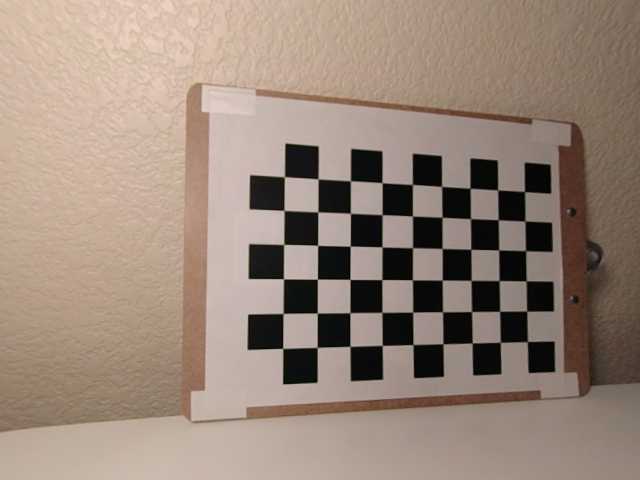
#> input picture Hesham/Calibration_Depth/output/task_2/0_undistort_left_images_0.png, 640 x 480 px
$ jupyter execute --allow-errors Step_By_Step.ipynb
#> lines starting #> are read from the running program, lines starting #| are printed output that depends on the picture
### Hesham/Calibration_Depth/Code/Task1/features.py
import cv2
import numpy as np


def findAndDescribeFeatures(image, opt="ORB"):
    """find and describe features of @image,
        if opt='SURF', SURF algorithm is used.
        if opt='SIFT', SIFT algorithm is used.
        if opt='ORB', ORB algorithm is used.
        @Return keypoints and features of img"""
    # Getting gray image
    grayImage = cv2.cvtColor(image, cv2.COLOR_BGR2GRAY)

    if opt == "SURF":
        md = cv2.xfeatures2d.SURF_create()
    if opt == "ORB":
        md = cv2.ORB_create(nfeatures=3000)
    if opt == "SIFT":
        md = cv2.xfeatures2d.SIFT_create()
    # Find interest points and Computing features.
    keypoints, features = md.detectAndCompute(grayImage, None)
    # Converting keypoints to numbers.
    # keypoints = np.float32(keypoints)
    features = np.float32(features)
    return keypoints, features


def matchFeatures(featuresA, featuresB, ratio=0.75, opt="FB"):
    """matching features beetween 2 @features.
         If opt='FB', FlannBased algorithm is used.
         If opt='BF', BruteForce algorithm is used.
         @ratio is the Lowe's ratio test.
         @return matches"""
    if opt == "BF":
        featureMatcher = cv2.DescriptorMatcher_create("BruteForce")
    if opt == "FB":
        # featureMatcher = cv2.DescriptorMatcher_create("FlannBased")
        FLANN_INDEX_KDTREE = 0
        index_params = dict(algorithm=FLANN_INDEX_KDTREE, trees=5)
        search_params = dict(checks=50)
        featureMatcher = cv2.FlannBasedMatcher(index_params, search_params)

    # performs k-NN matching between the two feature vector sets using k=2
    # (indicating the top two matches for each feature vector are returned).
    matches = featureMatcher.knnMatch(featuresA, featuresB, k=2)

    # store all the good matches as per Lowe's ratio test.
    good = []
    for m, n in matches:
        if m.distance < ratio * n.distance:
            good.append(m)
    if len(good) > 4:
        return good
    raise Exception("Not enought matches")


def generateHomography(src_img, dst_img, ransacRep=5.0):
    """@Return Homography matrix, @param src_img is the image which is warped by homography,
        @param dst_img is the image which is choosing as pivot, @param ratio is the David Lowe’s ratio,
        @param ransacRep is the maximum pixel “wiggle room” allowed by the RANSAC algorithm
        """

    src_kp, src_features = findAndDescribeFeatures(src_img)
    dst_kp, dst_features = findAndDescribeFeatures(dst_img)

    good = matchFeatures(src_features, dst_features)

    src_points = np.float32([src_kp[m.queryIdx].pt for m in good]).reshape(-1, 1, 2)
    dst_points = np.float32([dst_kp[m.trainIdx].pt for m in good]).reshape(-1, 1, 2)

    H, mask = cv2.findHomography(src_points, dst_points, cv2.RANSAC, ransacRep)
    matchesMask = mask.ravel().tolist()
    return H, matchesMask


def drawKeypoints(img, kp):
    img1 = img
    cv2.drawKeypoints(img, kp, img1, flags=cv2.DRAW_MATCHES_FLAGS_DRAW_RICH_KEYPOINTS)
    return img1


# [10 lines left out: function drawMatches, not called in this run]

### Hesham/Calibration_Depth/Code/Task1/stitch.py
import cv2
import numpy as np
import features


def blendingMask(height, width, barrier, smoothing_window, left_biased=True):
    assert barrier < width
    mask = np.zeros((height, width))

    offset = int(smoothing_window / 2)
    try:
        if left_biased:
            mask[:, barrier - offset : barrier + offset + 1] = np.tile(
                np.linspace(1, 0, 2 * offset + 1).T, (height, 1)
            )
            mask[:, : barrier - offset] = 1
        else:
            mask[:, barrier - offset : barrier + offset + 1] = np.tile(
                np.linspace(0, 1, 2 * offset + 1).T, (height, 1)
            )
            mask[:, barrier + offset :] = 1
    except BaseException:
        if left_biased:
            mask[:, barrier - offset : barrier + offset + 1] = np.tile(
                np.linspace(1, 0, 2 * offset).T, (height, 1)
            )
            mask[:, : barrier - offset] = 1
        else:
            mask[:, barrier - offset : barrier + offset + 1] = np.tile(
                np.linspace(0, 1, 2 * offset).T, (height, 1)
            )
            mask[:, barrier + offset :] = 1

    return cv2.merge([mask, mask, mask])


def panoramaBlending(dst_img_rz, src_img_warped, width_dst, side, showstep=False):
    """Given two aligned images @dst_img and @src_img_warped, and the @width_dst is width of dst_img
    before resize, that indicates where there is the discontinuity between the images,
    this function produce a smoothed transient in the overlapping.
    @smoothing_window is a parameter that determines the width of the transient
    left_biased is a flag that determines whether it is masked the left image,
    or the right one"""

    h, w, _ = dst_img_rz.shape
    smoothing_window = int(width_dst / 8)
    barrier = width_dst - int(smoothing_window / 2)
    mask1 = blendingMask(
        h, w, barrier, smoothing_window=smoothing_window, left_biased=True
    )
    mask2 = blendingMask(
        h, w, barrier, smoothing_window=smoothing_window, left_biased=False
    )

    if showstep:
        nonblend = src_img_warped + dst_img_rz
    else:
        nonblend = None
        leftside = None
        rightside = None

    if side == "left":
        dst_img_rz = cv2.flip(dst_img_rz, 1)
        src_img_warped = cv2.flip(src_img_warped, 1)
        dst_img_rz = dst_img_rz * mask1
        src_img_warped = src_img_warped * mask2
        pano = src_img_warped + dst_img_rz
        pano = cv2.flip(pano, 1)
        if showstep:
            leftside = cv2.flip(src_img_warped, 1)
            rightside = cv2.flip(dst_img_rz, 1)
    else:
        dst_img_rz = dst_img_rz * mask1
        src_img_warped = src_img_warped * mask2
        pano = src_img_warped + dst_img_rz
        if showstep:
            leftside = dst_img_rz
            rightside = src_img_warped

    return pano, nonblend, leftside, rightside


def warpTwoImages(src_img, dst_img, showstep=False):

    # generate Homography matrix
    H, _ = features.generateHomography(src_img, dst_img)

    # get height and width of two images
    height_src, width_src = src_img.shape[:2]
    height_dst, width_dst = dst_img.shape[:2]

    # extract conners of two images: top-left, bottom-left, bottom-right, top-right
    pts1 = np.float32(
        [[0, 0], [0, height_src], [width_src, height_src], [width_src, 0]]
    ).reshape(-1, 1, 2)
    pts2 = np.float32(
        [[0, 0], [0, height_dst], [width_dst, height_dst], [width_dst, 0]]
    ).reshape(-1, 1, 2)

    try:
        # aply homography to conners of src_img
        pts1_ = cv2.perspectiveTransform(pts1, H)
        pts = np.concatenate((pts1_, pts2), axis=0)

        # find max min of x,y coordinate
        [xmin, ymin] = np.int64(pts.min(axis=0).ravel() - 0.5)
        [_, ymax] = np.int64(pts.max(axis=0).ravel() + 0.5)
        t = [-xmin, -ymin]

        # top left point of image which apply homography matrix, which has x coordinate < 0, has side=left
        # otherwise side=right
        # source image is merged to the left side or right side of destination image
        if pts[0][0][0] < 0:
            side = "left"
            width_pano = width_dst + t[0]
        else:
            width_pano = int(pts1_[3][0][0])
            side = "right"
        height_pano = ymax - ymin

        # Translation
        # https://stackoverflow.com/a/20355545
        Ht = np.array([[1, 0, t[0]], [0, 1, t[1]], [0, 0, 1]])
        src_img_warped = cv2.warpPerspective(
            src_img, Ht.dot(H), (width_pano, height_pano)
        )
        # generating size of dst_img_rz which has the same size as src_img_warped
        dst_img_rz = np.zeros((height_pano, width_pano, 3))
        if side == "left":
            dst_img_rz[t[1] : height_src + t[1], t[0] : width_dst + t[0]] = dst_img
        else:
            dst_img_rz[t[1] : height_src + t[1], :width_dst] = dst_img

        # blending panorama
        pano, nonblend, leftside, rightside = panoramaBlending(
            dst_img_rz, src_img_warped, width_dst, side, showstep=showstep
        )

        # croping black region
        pano = crop(pano, height_dst, pts)
        return pano, nonblend, leftside, rightside
    except BaseException:
        raise Exception("Please try again with another image set!")


# [30 lines left out: function multiStitching, not called in this run]


def crop(panorama, h_dst, conners):
    """crop panorama based on destination.
    @param panorama is the panorama
    @param h_dst is the hight of destination image
    @param conner is the tuple which containing 4 conners of warped image and
    4 conners of destination image"""
    # find max min of x,y coordinate
    [xmin, ymin] = np.int32(conners.min(axis=0).ravel() - 0.5)
    t = [-xmin, -ymin]
    conners = conners.astype(int)

    # conners[0][0][0] is the X coordinate of top-left point of warped image
    # If it has value<0, warp image is merged to the left side of destination image
    # otherwise is merged to the right side of destination image
    if conners[0][0][0] < 0:
        n = abs(-conners[1][0][0] + conners[0][0][0])
        panorama = panorama[t[1] : h_dst + t[1], n:, :]
    else:
        if conners[2][0][0] < conners[3][0][0]:
            panorama = panorama[t[1] : h_dst + t[1], 0 : conners[2][0][0], :]
        else:
            panorama = panorama[t[1] : h_dst + t[1], 0 : conners[3][0][0], :]
    return panorama

### Hesham/Calibration_Depth/Code/Task1/Step_By_Step.ipynb
[cell 1]
import cv2
import numpy as np
import matplotlib.pyplot as plt
import matplotlib.image as mpimg
import stitch
import features

[cell 2]
def convertResult(img):
    '''Because of your images which were loaded by opencv,
    in order to display the correct output with matplotlib,
    you need to reduce the range of your floating point image from [0,255] to [0,1]
    and converting the image from BGR to RGB:'''

    img = np.array(img,dtype=float)/float(255)
    img = img[:,:,::-1]

    return img

[cell 3]
#load images
left_img = cv2.imread("../../output/task_2/"+"0_undistort_left_images_0.png")
#> left_img is the input picture: shape (480, 640, 3); mean B, G, R 122, 135, 153
right_img = cv2.imread("../../output/task_2/"+"1_undistort_right_images_1.png")
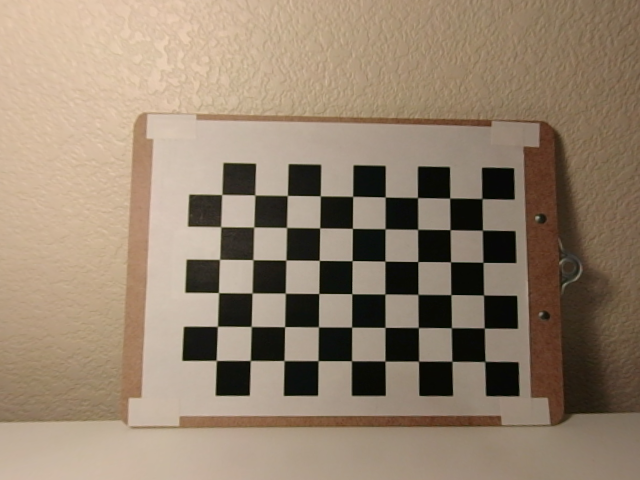
#> input picture Hesham/Calibration_Depth/output/task_2/1_undistort_right_images_1.png, 640 x 480 px
#> right_img is the input picture: shape (480, 640, 3); mean B, G, R 110.9, 130.9, 149

[cell 4]
#extract keypoints and descriptors using sift
k0,f0=features.findAndDescribeFeatures(left_img,opt='SIFT')
#> in findAndDescribeFeatures, `grayImage = cv2.cvtColor(image, cv2.COLOR_BGR2GRAY)`:
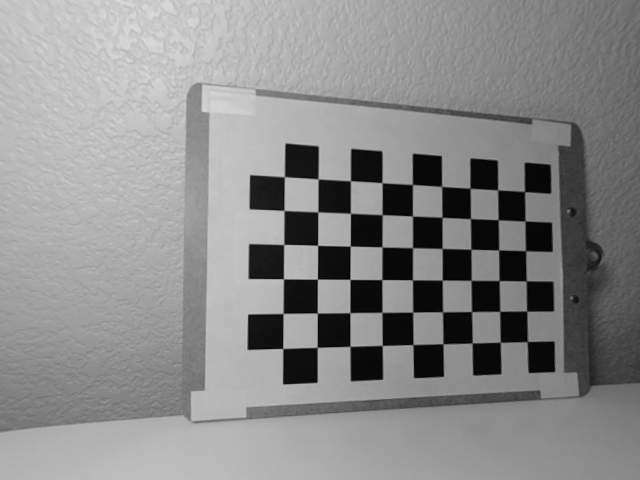
#> grayImage: shape (480, 640); min 2, max 221, mean 138.9
#> in findAndDescribeFeatures, `keypoints, features = md.detectAndCompute(grayImage, None)`: keypoints = 337 keypoints; strongest (x, y, size): (263, 332, 23.1), (266, 193, 22.6), (302, 160, 22), (300, 367, 22.4)
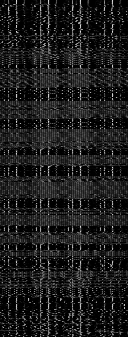
#> f0: shape (337, 128) float32; min 0, max 221, mean 28.7
#> k0 has the same summary as keypoints in findAndDescribeFeatures
k1,f1=features.findAndDescribeFeatures(right_img,opt='SIFT')
#> call 2 of findAndDescribeFeatures, with opt = 'SIFT'
#> in findAndDescribeFeatures (call 2), `grayImage = cv2.cvtColor(image, cv2.COLOR_BGR2GRAY)`:
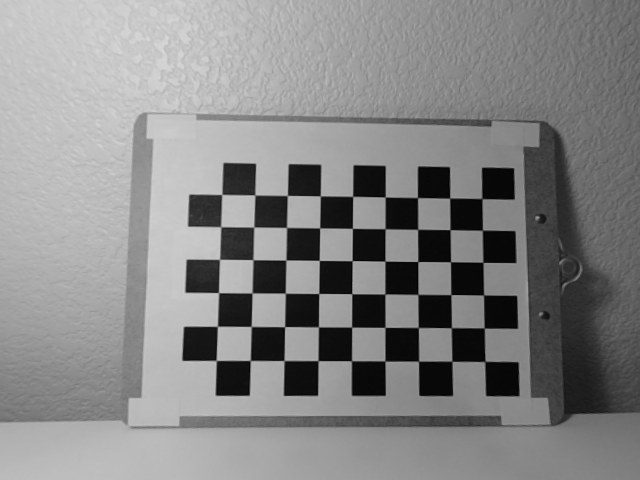
#> grayImage: shape (480, 640); min 3, max 217, mean 134
#> in findAndDescribeFeatures (call 2), `keypoints, features = md.detectAndCompute(grayImage, None)`: keypoints = 398 keypoints; strongest (x, y, size): (233, 379, 22.2), (201, 276, 21.8), (304, 178, 21.1), (239, 177, 21.3)
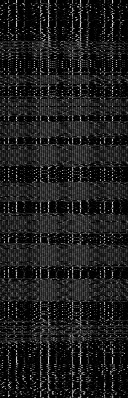
#> f1: shape (398, 128) float32; min 0, max 220, mean 28.9
#> k1 has the same summary as keypoints in findAndDescribeFeatures

[cell 5]
#draw keypoints
img0_kp=features.drawKeypoints(left_img.copy(),k0)
img1_kp=features.drawKeypoints(right_img.copy(),k1)

plt_img = np.concatenate((img0_kp, img1_kp), axis=1)
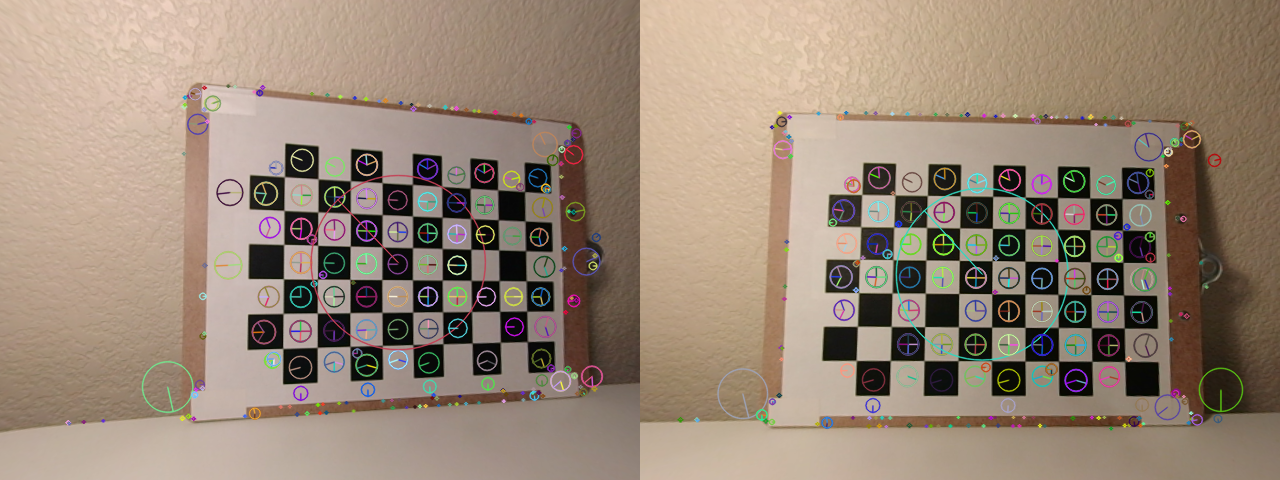
#> plt_img: shape (480, 1280, 3); mean B, G, R 118.5, 134.6, 152.1
plt.figure(figsize=(15,15))
plt.imshow(convertResult(plt_img))

[cell 6]
#matching features using BruteForce
mat=features.matchFeatures(f0,f1,ratio=0.6,opt='BF')
#> in matchFeatures, `matches = featureMatcher.knnMatch(featuresA, featuresB, k=2)`: matches = 337 matches
#> after the loop in matchFeatures, `for m, n in matches:`: good = 57 matches
#> mat = 57 matches

[cell 7]
#Computing Homography matrix and mask
H,matMask=features.generateHomography(left_img,right_img)
#> in findAndDescribeFeatures (call 3), `keypoints, features = md.detectAndCompute(grayImage, None)`: keypoints = 2000 keypoints; strongest (x, y, size): (315, 278, 31), (320, 278, 31), (281, 278, 31), (316, 281, 31)
#> in generateHomography, `src_kp, src_features = findAndDescribeFeatures(src_img)`: src_kp has the same summary as keypoints in findAndDescribeFeatures
#> in findAndDescribeFeatures (call 4), `keypoints, features = md.detectAndCompute(grayImage, None)`: keypoints = 2023 keypoints; strongest (x, y, size): (286, 328, 31), (321, 262, 31), (350, 289, 44.6), (217, 291, 31)
#> in generateHomography, `dst_kp, dst_features = findAndDescribeFeatures(dst_img)`: dst_kp has the same summary as keypoints in findAndDescribeFeatures
#> in matchFeatures (call 2), `matches = featureMatcher.knnMatch(featuresA, featuresB, k=2)`: matches = 2000 matches
#> after the loop in matchFeatures (call 2), `for m, n in matches:`: good = 365 matches
#> in generateHomography, `src_points = np.float32([src_kp[m.queryIdx].pt for m in good]).reshape..`: src_points = 365 rows, first 8: [530, 119], [549, 165], [286, 179], [352, 179], [411, 183], [286, 209], [316, 210], [282, 212]
#> in generateHomography, `dst_points = np.float32([dst_kp[m.trainIdx].pt for m in good]).reshape..`: dst_points = 365 rows, first 8: [490, 122], [515.5, 362.9], [315.4, 328.3], [281.7, 290.3], [485.3, 292.3], [322.6, 193], [350.4, 194.4], [315.4, 328.3]
#> in generateHomography, `H, mask = cv2.findHomography(src_points, dst_points, cv2.RANSAC, ransa..`: H = [[0.768, -0.0277, -18.12], [-0.115, 0.841, 55.42], [-0.000395, -3.68e-05, 1]]; mask = 365 values, max 1 at index 0, min 0 at index 1, mean 0.151
#> in generateHomography, `matchesMask = mask.ravel().tolist()`: matchesMask has the same summary as mask
#> matMask has the same summary as mask in generateHomography

[cell 8]
#wrap 2 image
#choose list_images[0] as desination
pano,non_blend,left_side,right_side=stitch.warpTwoImages(left_img,right_img,True)
#> in findAndDescribeFeatures (call 5), `keypoints, features = md.detectAndCompute(grayImage, None)`: keypoints = 2000 keypoints; strongest (x, y, size): (315, 278, 31), (320, 278, 31), (281, 278, 31), (316, 281, 31)
#> in findAndDescribeFeatures (call 6), `keypoints, features = md.detectAndCompute(grayImage, None)`: keypoints = 2023 keypoints; strongest (x, y, size): (286, 328, 31), (321, 262, 31), (350, 289, 44.6), (217, 291, 31)
#> in warpTwoImages, `pts1_ = cv2.perspectiveTransform(pts1, H)`: pts1_ = [[-18.12, 55.42], [-32.01, 467.3], [630.9, 528.1], [633.8, -24.63]]
#> in warpTwoImages, `pts = np.concatenate((pts1_, pts2), axis=0)`: pts = [[-18.12, 55.42], [-32.01, 467.3], [630.9, 528.1], [633.8, -24.63], [0, 0], [0, 480], [640, 480], [640, 0]]
#> in warpTwoImages, `[xmin, ymin] = np.int64(pts.min(axis=0).ravel() - 0.5)`: xmin = -32; ymin = -25
#> in warpTwoImages, `[_, ymax] = np.int64(pts.max(axis=0).ravel() + 0.5)`: ymax = 528
#> in warpTwoImages, `t = [-xmin, -ymin]`: t = [32, 25]
#> in warpTwoImages, `width_pano = width_dst + t[0]`: width_pano = 672
#> in warpTwoImages, `height_pano = ymax - ymin`: height_pano = 553
#> in warpTwoImages, `Ht = np.array([[1, 0, t[0]], [0, 1, t[1]], [0, 0, 1]])`: Ht = [[1, 0, 32], [0, 1, 25], [0, 0, 1]]
#> in panoramaBlending, `leftside = cv2.flip(src_img_warped, 1)`:
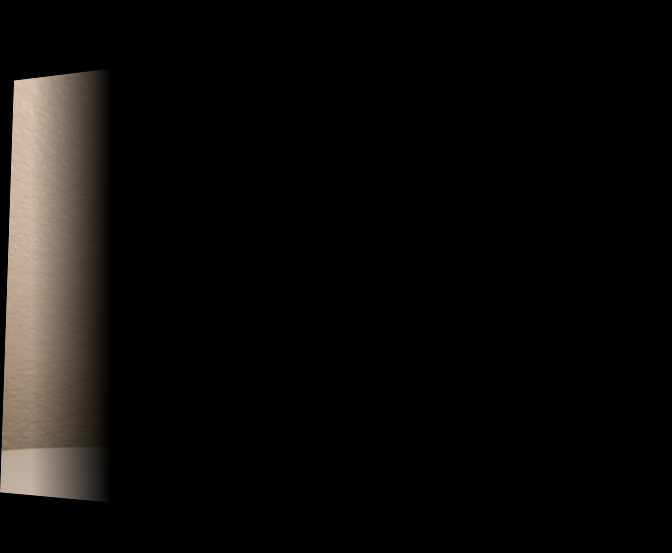
#> leftside: shape (553, 672, 3) float64; mean of channels 0, 1, 2 10.7, 12.1, 13.8; drawn as B, G, R
#> in panoramaBlending, `rightside = cv2.flip(dst_img_rz, 1)`:
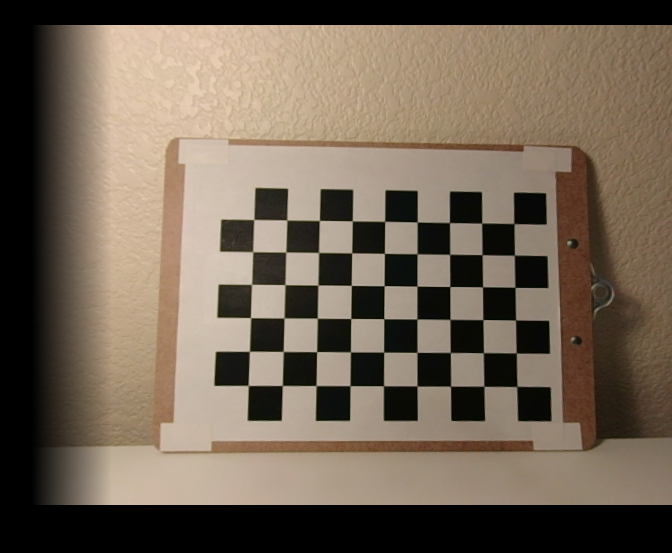
#> rightside: shape (553, 672, 3) float64; mean of channels 0, 1, 2 84.3, 99.4, 113.2; drawn as B, G, R
#> in crop, `[xmin, ymin] = np.int32(conners.min(axis=0).ravel() - 0.5)`: xmin = -32; ymin = -25
#> in crop, `t = [-xmin, -ymin]`: t = [32, 25]
#> in crop, `conners = conners.astype(int)`: conners = [[-18, 55], [-32, 467], [630, 528], [633, -24], [0, 0], [0, 480], [640, 480], [640, 0]]
#> in crop, `n = abs(-conners[1][0][0] + conners[0][0][0])`: n = 14

[cell 9]
#display pano without cropping and blending
plt.figure(figsize=(15,15))
plt.imshow(convertResult(non_blend))
#> in convertResult (call 2), `img = np.array(img,dtype=float)/float(255)`:
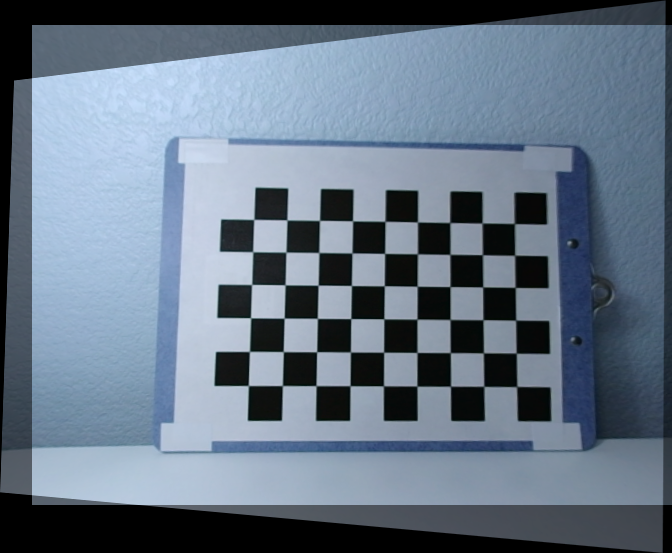
#> img: shape (553, 672, 3) float64; mean of channels 0, 1, 2 0.746, 0.851, 0.968; drawn with min black and max white
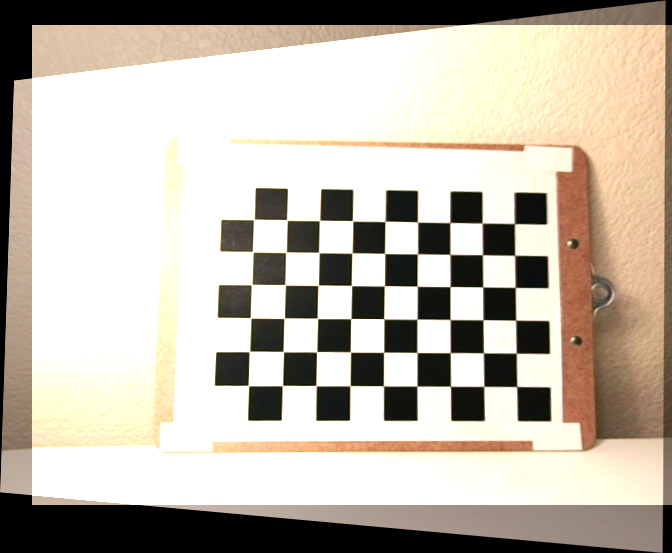
#> shown: shape (553, 672, 3) float64; mean R, G, B 0.749, 0.716, 0.668

#> (a cell that did not finish here is left out)

[cell 11]
#pano after cropping and blending
plt.figure(figsize=(15,15))
plt.imshow(convertResult(pano))

#> (a cell that did not finish here is left out)
